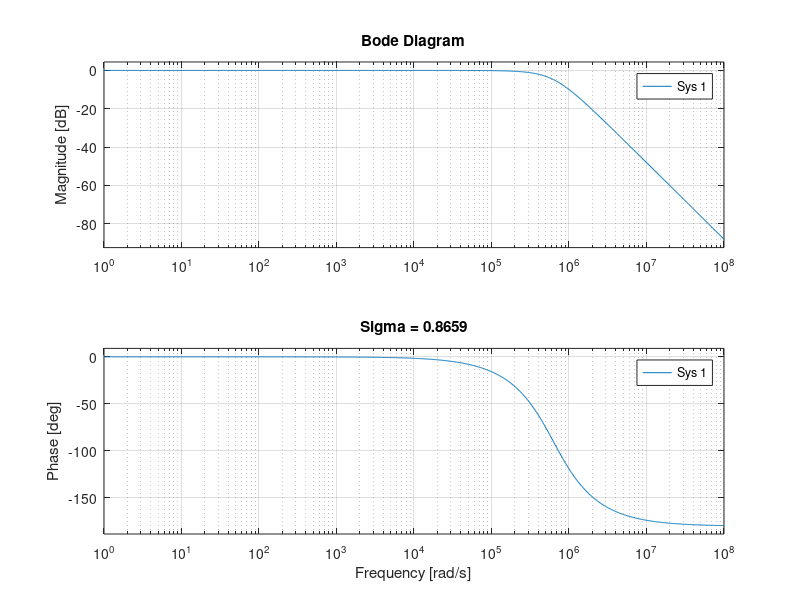
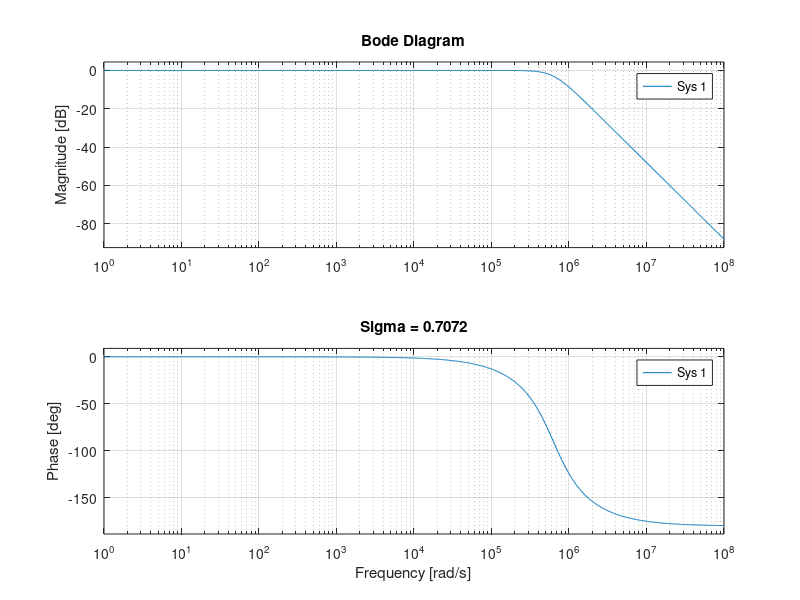
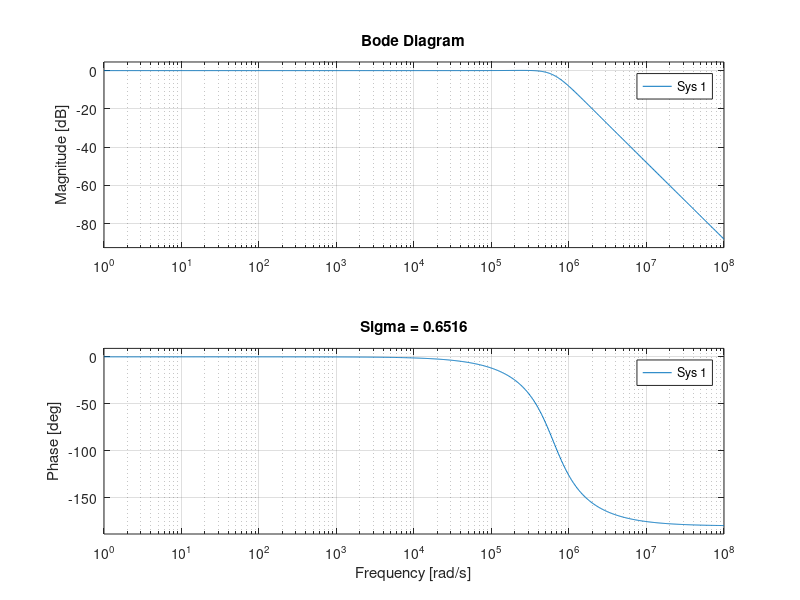
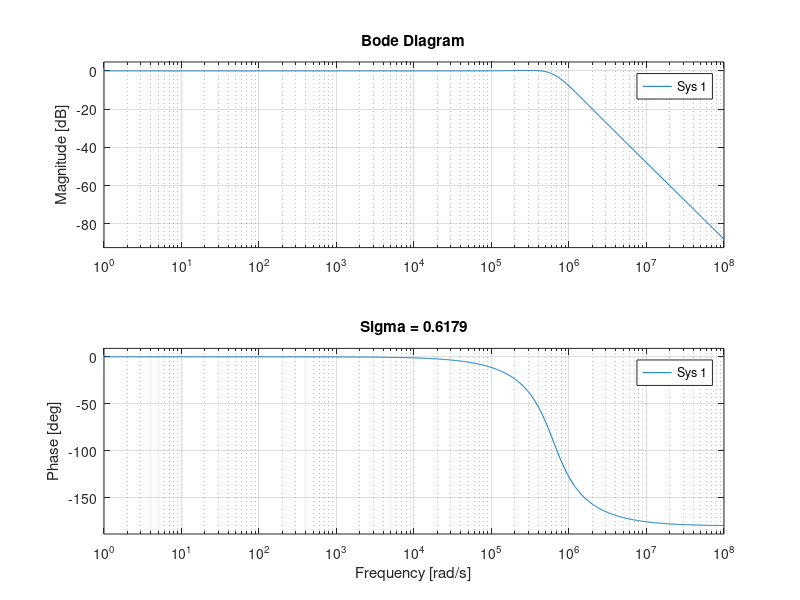

Recreate these plots in MATLAB, in order.
clear all;
clc;
pkg load control;

f_corte = 100e3;
Sigmas = [.8659, .7072, .6516, .6179, .5789, .5228, .4431, .3833];
C_1 = 22e-9;

for n = 1:1:8
  Sigma = Sigmas(n);
  R = 1/(C_1*Sigma*2*pi*f_corte);
  C_2 = 1/(4*(pi^2)*(f_corte^2)*(R^2)*C_1);
  W = 1/sqrt(C_1*C_2*(R^2)*4*(pi^2));

  A = 2/(C_1*R);
  B = 1/(C_1*C_2*R^2);
  num = [0 0 B];
  den = [1 A B];
  w = logspace(0, 8, 1000);


  figure(n)
  bode(tf(num, den), w);
  title(['Sigma = ', num2str(Sigma)])
  saveas(gcf, ['P_bajas',num2str(n),'.png'])

end 
disp(W)